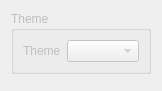
         <widget class="QWidget" name="scrollAreaWidgetContents_3">
          <property name="geometry">
           <rect>
            <x>0</x>
            <y>0</y>
            <width>150</width>
            <height>91</height>
           </rect>
          </property>
          <layout class="QVBoxLayout" name="verticalLayout_6">
           <item>
            <widget class="QGroupBox" name="groupBox_3">
             <property name="enabled">
              <bool>false</bool>
             </property>
             <property name="title">
              <string>Theme</string>
             </property>
             <layout class="QGridLayout" name="gridLayout_3">
              <item row="0" column="1">
               <widget class="QComboBox" name="dropdownTheme"/>
              </item>
              <item row="0" column="0">
               <widget class="QLabel" name="label_6">
                <property name="text">
                 <string>Theme</string>
                </property>
                <property name="buddy">
                 <cstring>dropdownTheme</cstring>
                </property>
               </widget>
              </item>
             </layout>
            </widget>
           </item>
           <item>
            <spacer name="verticalSpacer_4">
             <property name="orientation">
              <enum>Qt::Orientation::Vertical</enum>
             </property>
             <property name="sizeHint" stdset="0">
              <size>
               <width>20</width>
               <height>318</height>
              </size>
             </property>
            </spacer>
           </item>
          </layout>
         </widget>
